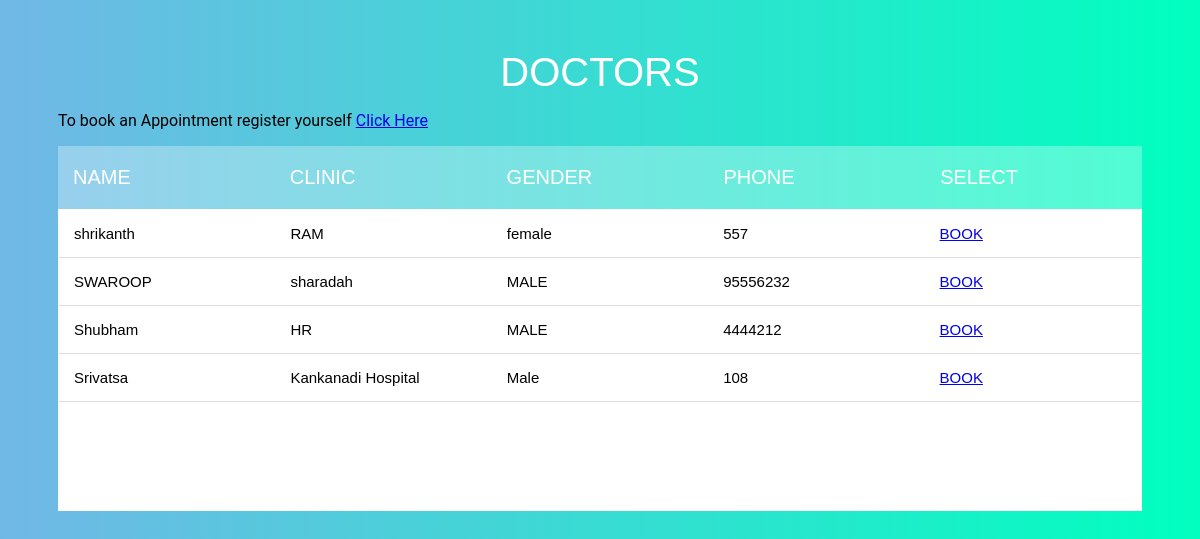
The app's page /Appointment.php with its own data.
### tables this page shows
CREATE TABLE `doctor` (
  `D_ID` int(10) NOT NULL,
  `D_NAME` varchar(20) NOT NULL,
  `CLINIC` varchar(20) NOT NULL,
  `GENDER` varchar(10) NOT NULL,
  `PHONE` int(10) NOT NULL,
  `email` varchar(100) NOT NULL,
  `password` varchar(100) NOT NULL
);

### Appointment.php (the view, shortened to what this page needs)
<!DOCTYPE html>
<html lang="en">
<head>
    <link rel="stylesheet" href="https://cdnjs.cloudflare.com/ajax/libs/font-awesome/4.7.0/css/font-awesome.min.css" />
    <link rel="stylesheet" href="css/DoctorDisplay.css">
</head>
<body>
<section>
        <h1>DOCTORS</h1>
        <p>To book an Appointment register yourself <a href="PatientRIG.css">Click Here</a></p>
            <div class="tbl-header">
                <table cellpadding="0" cellspacing="0" border="0" >
                    <thead>
                        <tr>
                            <th>NAME</th>
                            <th>CLINIC</th>
                            <th>GENDER</th>
                            <th>PHONE</th>
                            <th>SELECT</th>
                        </tr>
                    </thead>
                </table>
            </div>
    <div class="tbl-content">
        <table  cellpadding="0" cellspacing="0" border="0">
            <tbody>
            <?php
                include 'connection.php';
                $selectquery=" select  *  from  doctor " ;
                $query=mysqli_query($con,$selectquery);
                while($res=mysqli_fetch_array($query))
                {
             ?>
             <tr>
                 <td> <?php  echo $res['D_NAME'];  ?></td>
                 <td> <?php  echo $res['CLINIC'];  ?></td>
                 <td> <?php  echo $res['GENDER'];   ?></td>
                 <td> <?php  echo $res['PHONE'] ;  ?></td>
                 <td><a href="BookDOC.php?Did=<?php  echo $res['D_ID'];  ?>">BOOK</a></td>
             </tr>
           <?php
                }
                 ?>
            </tbody>
        </table>
    </div>
    </section>
</body>
</html>

### css/DoctorDisplay.css (style rules this page uses)
body { font-family: 'Poppins',sans-serif; }
h1 { font-size: 40px; color: #fff; text-transform: uppercase; font-weight: 300; text-align: center; margin-bottom: 15px; font-family: 'Poppins',sans-serif; }
table { width:100%; table-layout: fixed; }
.tbl-header { background-color: rgba(255,255,255,0.3); }
.tbl-content { height:300px; overflow-x:auto; margin-top: 0px; border: 1px solid rgba(255,255,255,0.3); background: #fff; }
th { padding: 20px 15px; text-align: left; font-weight: 500; font-size: 20px; color: #fff; text-transform: uppercase; font-family: 'Poppins',sans-serif; }
td { padding: 15px; text-align: left; vertical-align:middle; font-weight: 300; font-size: 15px; color: black; font-family: 'Poppins',sans-serif; border-bottom: 1px solid rgb(219, 219, 219); }
body { background: -webkit-linear-gradient(#71b7e6, #00FFBF); background: linear-gradient(to right, #71b7e6, #00FFBF); font-family: 'Roboto', sans-serif; }
section { margin: 50px; }

### records on screen
doctor: D_NAME "shrikanth", CLINIC "RAM", GENDER "female", PHONE "557"
doctor: D_NAME "SWAROOP", CLINIC "sharadah", GENDER "MALE", PHONE "95556232"
doctor: D_NAME "Shubham", CLINIC "HR", GENDER "MALE", PHONE "4444212"
doctor: D_NAME "Srivatsa", CLINIC "Kankanadi Hospital", GENDER "Male", PHONE "108"
